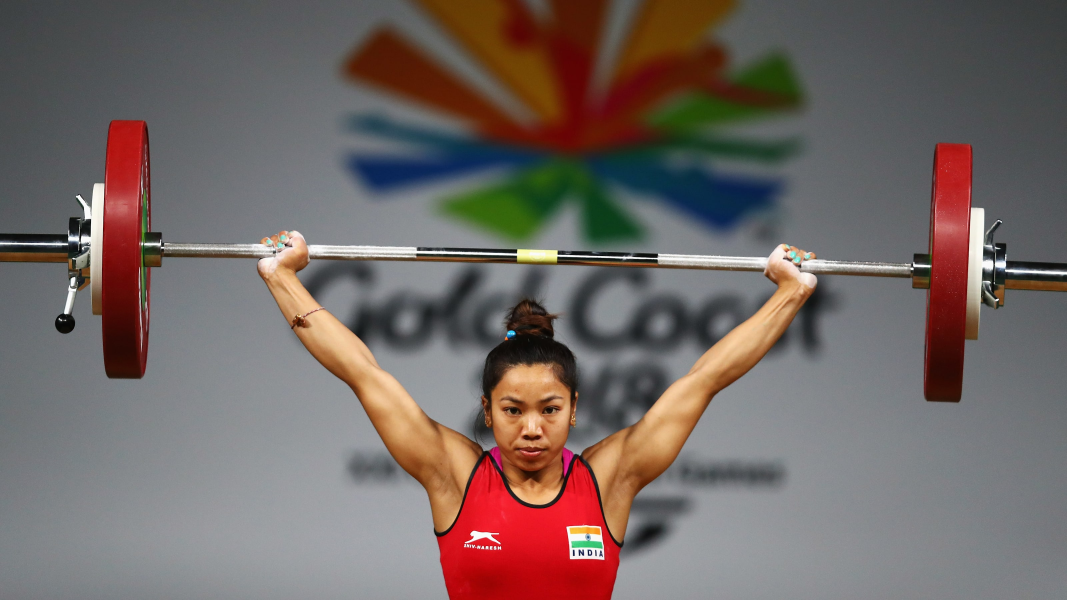
#> input picture Image Dataset/Mirabai Chanu/Asian Weightlifting Championships.jpg, 3200 x 1800 px (shown at 1/3 size); its folder holds only this picture in this run
$ python -i app.py   (imports and definitions only)
#> lines starting #> are read from the running program, lines starting #| are printed output that depends on the picture
from flask import Flask,request,render_template
import cv2
import numpy as np
import pywt
import base64
import pickle

# [1 line not run here, left out]

# [3 lines that did not run here, left out]

# [12 lines that did not run here, left out]

__class_name_to_number = {}
__class_number_to_name = {}
__model=None

def classify_image(img):
    imgs=get_cropped_image(img)
    result=""
    final_img_array=""
    for img in imgs:
        sc_rw_img=cv2.resize(img,(32,32))
        img_har=w2d(sc_rw_img,'db1',5)
        sc_img_har=cv2.resize(img_har,(32,32))
        combined_img=np.vstack((sc_rw_img.reshape((32*32*3,1)),sc_img_har.reshape(32*32,1)))

        len_img_array=32*32*3+32*32

        final_img_array=combined_img.reshape(1,len_img_array).astype(float)
    try:
        result=__class_number_to_name[int(__model.predict(final_img_array)[0])]
    except:
        pass
    return result

def get_cropped_image(img):
    face_cascade=cv2.CascadeClassifier("./haar-cascade-files-master/haarcascade_frontalface_default.xml")
    eye_cascade=cv2.CascadeClassifier("./haar-cascade-files-master/haarcascade_eye.xml")

    # img=cv2.imread(img_path)

    img_gray=cv2.cvtColor(img,cv2.COLOR_RGB2GRAY)
    faces=face_cascade.detectMultiScale(img_gray,scaleFactor=1.05,minNeighbors=5)
    cropped_faces=[]
    for(x,y,w,h) in faces:
        roi_gray=img_gray[y:y+h,x:x+w]
        roi_color=img[y:y+h,x:x+w]
        eyes=eye_cascade.detectMultiScale(roi_gray)
        if len(eyes)>=2:
            cropped_faces.append(roi_color)
    return cropped_faces

def w2d(img, mode='haar', level=1):
    imArray = img
    #Datatype conversions
    #convert to grayscale
    imArray = cv2.cvtColor( imArray,cv2.COLOR_RGB2GRAY )
    #convert to float
    imArray =  np.float32(imArray)
    imArray /= 255;
    # compute coefficients
    coeffs=pywt.wavedec2(imArray, mode, level=level)

    #Process Coefficients
    coeffs_H=list(coeffs)
    coeffs_H[0] *= 0;

    # reconstruction
    imArray_H=pywt.waverec2(coeffs_H, mode);
    imArray_H *= 255;
    imArray_H =  np.uint8(imArray_H)

    return imArray_H

def load_artifacts():
    print("Loading saved artifacts...start")
    global __class_name_to_number
    global __class_number_to_name
    global __model

    with open("./artifacts/names.pkl","rb") as f:
        __class_name_to_number=pickle.load(f)
        __class_number_to_name={v:k for k,v in __class_name_to_number.items()}

    with open("./artifacts/model_pickle.pkl","rb") as f:
        __model=pickle.load(f)


# [3 lines not run here, left out]

>>> import cv2
>>> picture = cv2.cvtColor(cv2.imread('Image Dataset/Mirabai Chanu/Asian Weightlifting Championships.jpg'), cv2.COLOR_BGR2RGB)
>>> result = classify_image(picture)
#> in get_cropped_image, `img_gray=cv2.cvtColor(img,cv2.COLOR_RGB2GRAY)`:
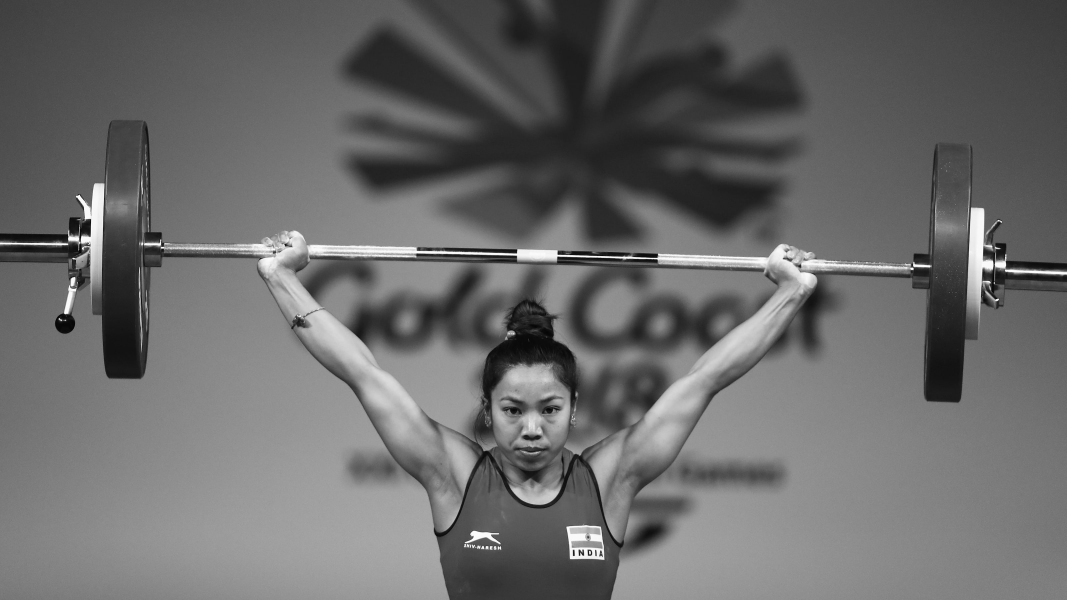
#> img_gray: shape (1800, 3200) (shown at 1/3 size); min 0, max 255, mean 106.2
#> in get_cropped_image, `faces=face_cascade.detectMultiScale(img_gray,scaleFactor=1.05,minNeigh..`: faces = [[1812, 1462, 82, 82], [2928, 877, 103, 103], [1429, 1096, 332, 332], [1679, 898, 348, 348], [1710, 541, 1148, 1148]]
#> the loop in get_cropped_image, `for(x,y,w,h) in faces:` made 5 passes
#> (x, y, w, h, eyes) on passes 3, 5: (1429, 1096, 332, 332, [[109, 66, 21, 21], [74, 105, 62, 62], [186, 103, 63, 63]]), (1710, 541, 1148, 1148, [[129, 963, 177, 177], [172, 319, 209, 209]])
#> pass 1, in get_cropped_image, `roi_color=img[y:y+h,x:x+w]`:
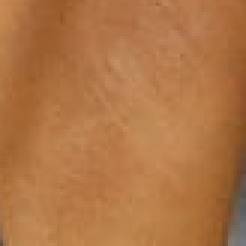
#> roi_color: shape (82, 82, 3) (shown 3 times larger); mean R, G, B 175.8, 117.2, 69.7
#> pass 2, in get_cropped_image, `roi_color=img[y:y+h,x:x+w]`:
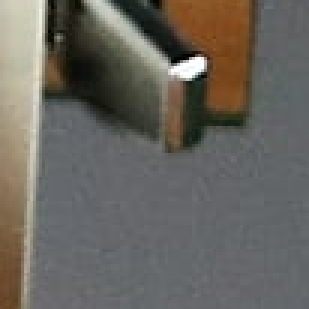
#> roi_color: shape (103, 103, 3) (shown 3 times larger); mean R, G, B 104.5, 101.4, 95.1
#> after the loop in get_cropped_image, `for(x,y,w,h) in faces:`:
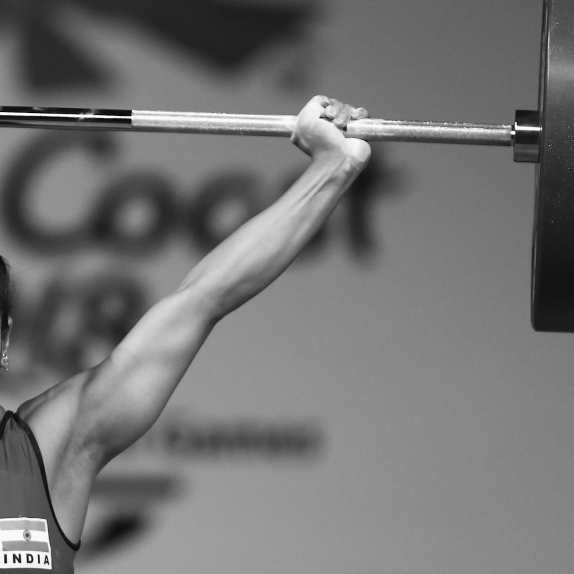
#> roi_gray: shape (1148, 1148) (shown at 1/2 size); min 0, max 255, mean 115.7
#> after the loop in get_cropped_image, `for(x,y,w,h) in faces:`: cropped_faces = 2 items
#> the loop in classify_image, `for img in imgs:` made 2 passes
#> len_img_array on passes 1 to 2: 4096, 4096
#> pass 1, in w2d, `imArray = cv2.cvtColor( imArray,cv2.COLOR_RGB2GRAY )`:
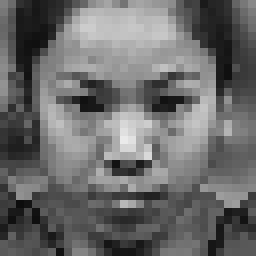
#> imArray: shape (32, 32) (shown 8 times larger); min 13, max 234, mean 106.2
#> after the loop in classify_image, `for img in imgs:`:
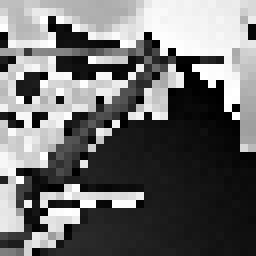
#> img_har: shape (32, 32) (shown 8 times larger); min 0, max 255, mean 109
#> after the loop in classify_image, `for img in imgs:`:
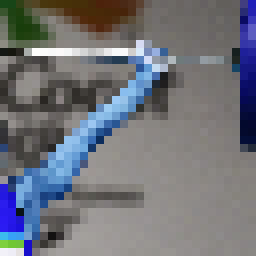
#> sc_rw_img: shape (32, 32, 3) (shown 8 times larger); mean of channels 0, 1, 2 121.9, 114.7, 112.3; drawn as B, G, R
#> result = ''

$ run again, on Image Dataset/Mirabai Chanu/CWG 2022_ Celebrations begin at Gold.jpg
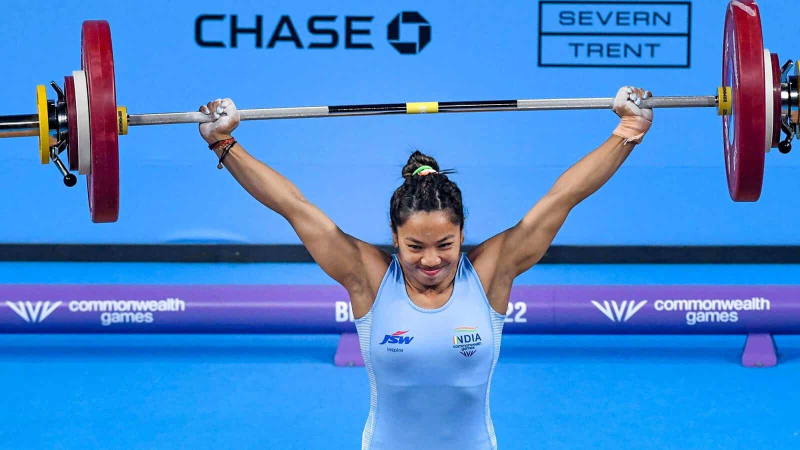
#> input picture Image Dataset/Mirabai Chanu/CWG 2022_ Celebrations begin at Gold.jpg, 1600 x 900 px (shown at 1/2 size)
#> faces = [[780, 431, 159, 159]]
#> the loop in get_cropped_image, `for(x,y,w,h) in faces:` made 1 pass
#> (x, y, w, h, eyes) on pass 1: (780, 431, 159, 159, [[90, 47, 30, 30], [104, 85, 25, 25], [31, 44, 37, 37]])
#> pass 1, in get_cropped_image, `roi_color=img[y:y+h,x:x+w]`:
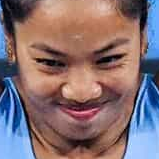
#> roi_color: shape (159, 159, 3); mean R, G, B 133.2, 111.1, 114.8
#> after the loop in get_cropped_image, `for(x,y,w,h) in faces:`: cropped_faces = 1 item
#> the loop in classify_image, `for img in imgs:` made 1 pass
#> len_img_array on pass 1: 4096
#> after the loop in classify_image, `for img in imgs:`:
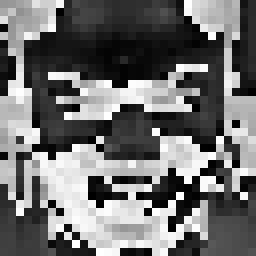
#> img_har: shape (32, 32) (shown 8 times larger); min 0, max 255, mean 110.2
#> result = ''

$ run again, on Image Dataset/Mirabai Chanu/Commonwealth Games 2018 - Mirabai Chanu.jpg
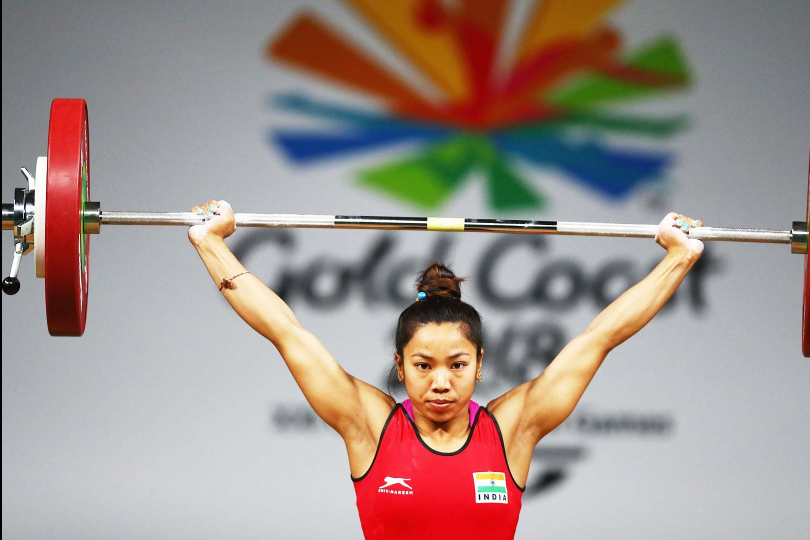
#> input picture Image Dataset/Mirabai Chanu/Commonwealth Games 2018 - Mirabai Chanu.jpg, 1620 x 1080 px (shown at 1/2 size)
#> faces = [[781, 649, 203, 203], [929, 525, 216, 216]]
#> the loop in get_cropped_image, `for(x,y,w,h) in faces:` made 2 passes
#> (x, y, w, h, eyes) on pass 1: (781, 649, 203, 203, [[110, 62, 41, 41], [43, 61, 45, 45]])
#> pass 1, in get_cropped_image, `roi_color=img[y:y+h,x:x+w]`:
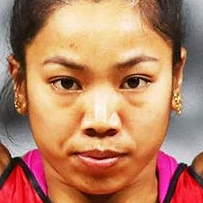
#> roi_color: shape (203, 203, 3); mean R, G, B 184, 128.8, 98.9
#> after the loop in get_cropped_image, `for(x,y,w,h) in faces:`: cropped_faces = 1 item
#> the loop in classify_image, `for img in imgs:` made 1 pass
#> len_img_array on pass 1: 4096
#> after the loop in classify_image, `for img in imgs:`:
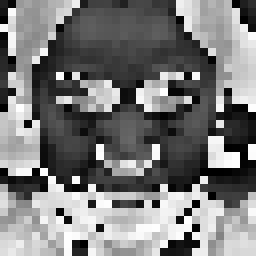
#> img_har: shape (32, 32) (shown 8 times larger); min 0, max 255, mean 121.3
#> result = ''
